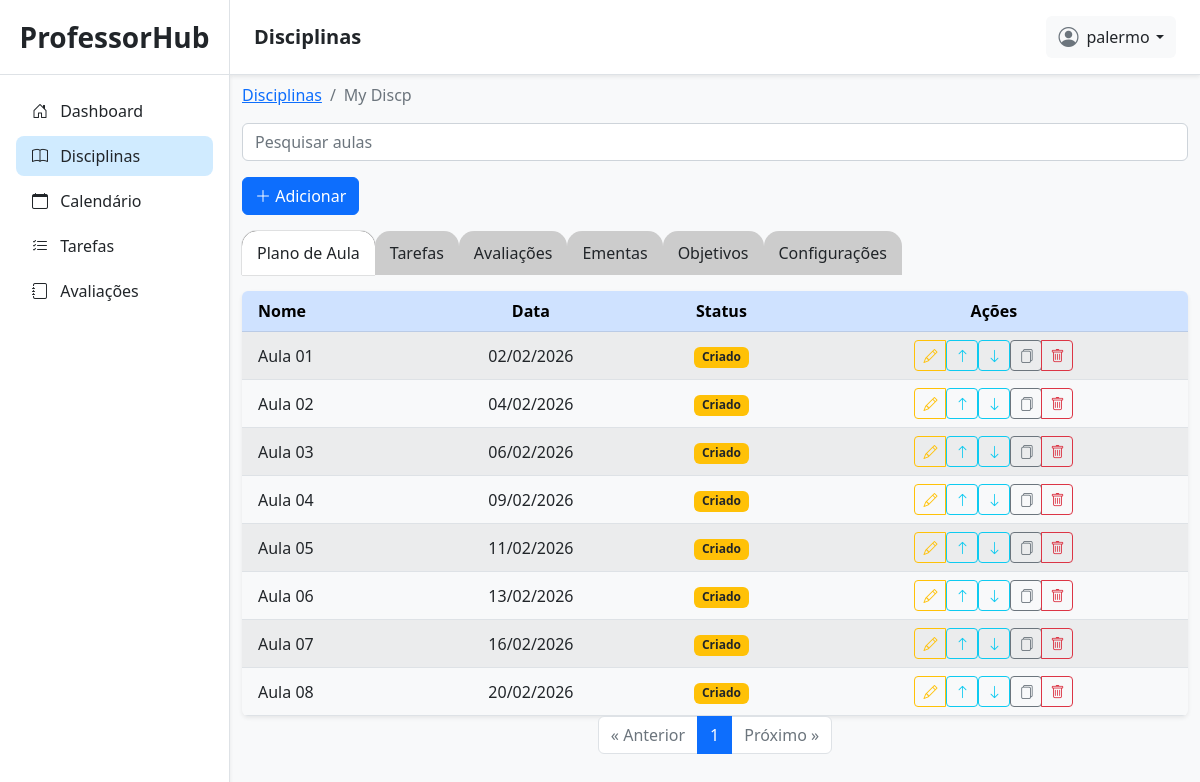
The page /disciplinas/36/planos/ (signed in) on the database as committed earlier.
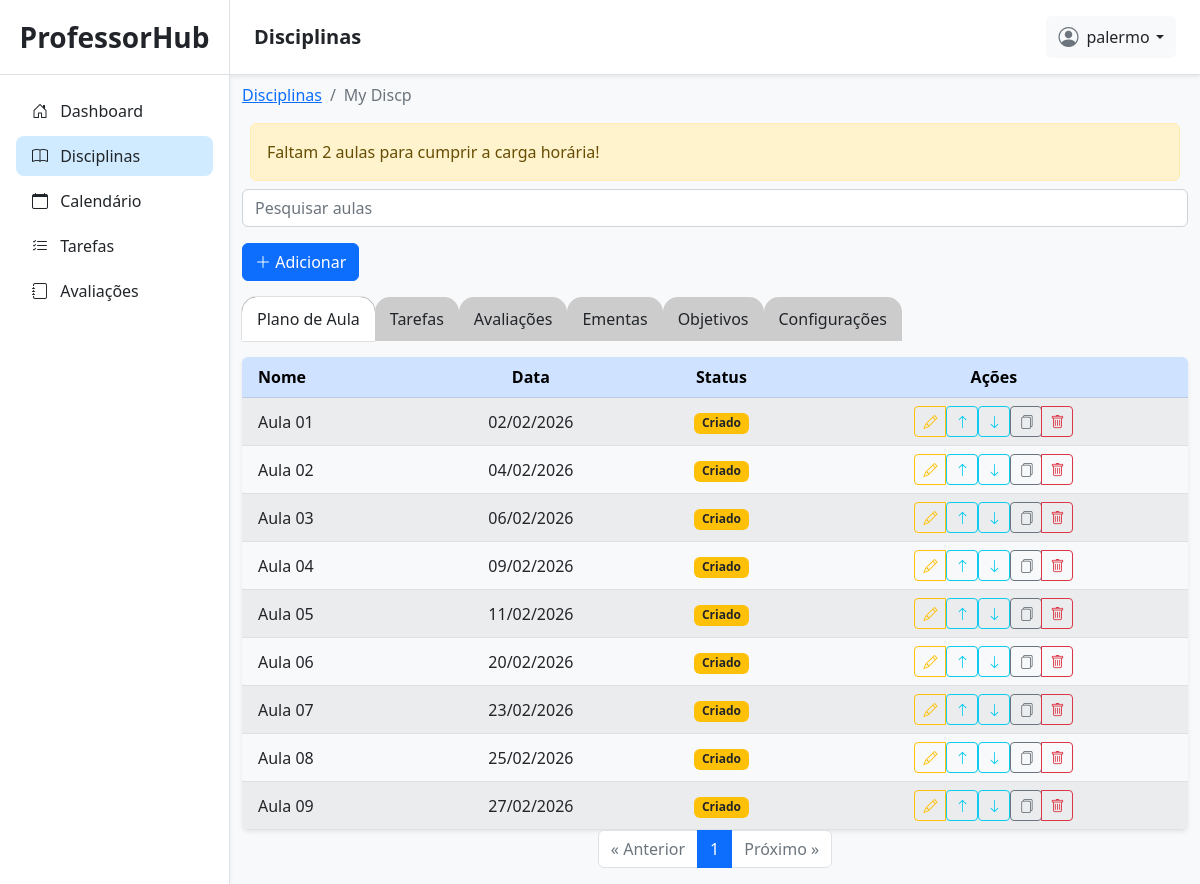
The same page on the database as committed later.
### planner/models.py (models this page shows, shortened)
class PlanoAula(models.Model):
    STATUS_CHOICES = [
        ('pendente', 'Pendente'),
        ('criado', 'Criado'),
        ('nao_planejada', 'Não planejada'),
        ('planejada', 'Planejada'),
        ('material_em_desenvolvimento', 'Material em desenvolvimento'),
        ('material_concluido', 'Material concluído'),
    ]
    disciplina = models.ForeignKey(Disciplina, on_delete=models.CASCADE, related_name='planos')
    data = models.DateField()
    titulo = models.CharField(max_length=100)
    objetivos = models.TextField(default='')
    conteudos = models.TextField(default='')
    status = models.CharField(max_length=50, choices=STATUS_CHOICES, default='criado')
    num_aulas = models.PositiveIntegerField(default=2)

class Disciplina(models.Model):
    PERIODO = [
        ('semestral', 'semestral'),
        ('anual', 'anual'),
    ]
    user = models.ForeignKey(User, on_delete=models.CASCADE, related_name='disciplinas')
    calendario = models.ForeignKey(CalendarioLetivo, on_delete=models.CASCADE, related_name='disciplinas')
    nome = models.CharField(max_length=100)
    periodo = models.CharField(max_length=20, choices=PERIODO)
    carga_horaria = models.PositiveIntegerField()
    aviso = models.CharField(max_length=100, default='')

### planner/views.py (the view, shortened to what this page needs)
# urls.py: path('disciplinas/<int:id>/planos/', disciplina_planos, name='disciplina_planos'),
@login_required(login_url='/login/')
def disciplina_planos(request, id):
    disciplina = get_object_or_404(Disciplina, id=id, user=request.user)
    aulas = disciplina.planos.all().order_by('data')
    paginator = Paginator(aulas, 10)
    page_number = request.GET.get('page-aulas', 1)
    aulas_page = paginator.get_page(page_number)
    dias_selecionados = get_dias_aula_na_semana_disciplina(disciplina)
    aulas_dias_selecionados = disciplina.planos.values_list('num_aulas', flat=True)
    dias = {
        'segunda': 0,
        'terca': 0,
        'quarta': 0,
        'quinta': 0,
        'sexta': 0,
    }
    for dia, num_aulas in zip(dias_selecionados, aulas_dias_selecionados):
        dias[dia] = num_aulas
    criar_aviso_se_faltar_aulas(disciplina)
    return render(request, 'planner/disciplinas/disciplina_planos.html', {
        'disciplina': disciplina,
        'aulas': aulas_page
    })

### planner/views.py (called while the page is built)
def calcular_num_aulas_faltantes(disciplina):
    total = disciplina.carga_horaria
    aulas_criadas = PlanoAula.objects.filter(
        disciplina=disciplina,
    ).aggregate(num_aulas=Sum('num_aulas'))['num_aulas'] or 0
    print('total:', total)
    print('aulas_criadas:', aulas_criadas)
    aulas_faltantes = total - aulas_criadas
    nome = f'[{disciplina.nome}]'
    carga = f'total={total:02}'
    print(f'[{str(disciplina.pk).rjust(2)}] | {nome.ljust(15)} | {carga:02}h | {aulas_criadas:02} | -> faltam {aulas_faltantes} aula(s)')
    return aulas_faltantes

def criar_aviso_se_faltar_aulas(disciplina):
    aulas_faltantes = calcular_num_aulas_faltantes(disciplina)
    mensagem = ''
    if aulas_faltantes > 0:
        mensagem = f"Faltam {aulas_faltantes} aula{'s' if aulas_faltantes != 1 else ''} para cumprir a carga horária!"
    if aulas_faltantes > 0:
        if not disciplina.aviso:
            disciplina.aviso = mensagem
            disciplina.save()
    else:
        print('tudo ok aulas')
        disciplina.aviso = ''
        disciplina.save()

### planner/templates/planner/disciplinas/disciplina_planos.html (shortened to what the changed rows need)
{% extends 'planner/base.html' %}
{% load static %}
{% block content %}
<div class="container my-2">
    <nav aria-label="breadcrumb">
        <ol class="breadcrumb">
            <li class="breadcrumb-item"><a href="{% url 'disciplinas' %}">Disciplinas</a></li>
            <li class="breadcrumb-item active" aria-current="page">{{ disciplina.nome }}</li>
        </ol>
    </nav>
    {% if disciplina.aviso %}
        <div class="alert alert-warning m-2" role="alert">
            {{ disciplina.aviso }}
        </div>
    {% endif %}
    <form class="mb-3">
        <div class="d-flex gap-3 flex-wrap align-items-center">
        </div>
    </form>
    <div class="abas-disciplinas">
        <div class="aba active">
        </div>
        <div class="aba">
        </div>
        <div class="aba">
        </div>
        <div class="aba">
        </div>
        <div class="aba">
        </div>
        <div class="aba">
        </div>
    </div>
    <div class="table-responsive mt-3 shadow-sm rounded">
        <table class="table table-striped table-hover mb-0">
            <thead class="table-primary text-center align-middle">
                <tr>
                    <th scope="col" class="text-start ps-3">Nome</th>
                    <th scope="col" class="text-center">Data</th>
                    <th scope="col" class="text-center">Status</th>
                    <th scope="col" class="text-center">Ações</th>
                </tr>
            </thead>
            <tbody class="align-middle">
                {% for aula in aulas %}
                <tr>
                    <td class="text-start ps-3">{{ aula.titulo }}</td>
                    <td class="text-center">{{ aula.data|date:'d/m/Y' }}</td>
                    <td class="text-center">
                        {% if aula.status == 'pendente' %}
                            <span class="badge bg-danger">{{ aula.get_status_display }}</span>
                        {% elif aula.status == 'criado' %}
                            <span class="badge bg-warning text-dark">{{ aula.get_status_display }}</span>
                        {% elif aula.status == 'nao_planejada' %}
                            <span class="badge bg-secondary">{{ aula.get_status_display }}</span>
                        {% elif aula.status == 'planejada' %}
                            <span class="badge bg-info text-dark">{{ aula.get_status_display }}</span>
                        {% elif aula.status == 'material_em_desenvolvimento' %}
                            <span class="badge bg-primary">{{ aula.get_status_display }}</span>
                        {% elif aula.status == 'material_concluido' %}
                            <span class="badge bg-success">{{ aula.get_status_display }}</span>
                        {% endif %}
                    </td>
                    <td class="text-center">
                        <div class="btn-group btn-group-sm" role="group">
                            <button
                                class="btn btn-outline-warning btnEditarPlano"
                                data-bs-toggle="modal"
                                data-bs-target="#modalEditarPlano"
                                data-id="{{ aula.id }}"
                                data-titulo="{{ aula.titulo }}"
                                data-disciplina-id="{{ disciplina.id }}"
                                data-objetivo="{{ aula.objetivos }}"
                                data-conteudo="{{ aula.conteudos }}"
                                data-status="{{ aula.status }}"
                                data-data="{{ aula.data|date:'Y-m-d' }}"
                                title="Editar plano">
                                <i class="bi bi-pencil"></i>
                            </button>
                            <form method="post" action="{% url 'disciplina_planos_swap' disciplina.id aula.id 'up' %}" style="display: inline;">
                                <button
                                    type="submit"
                                    class="btn btn-outline-info btn-sm"
                                    title="Mover para cima">
                                    <i class="bi bi-arrow-up"></i>
                                </button>
                            </form>
                            <form method="post" action="{% url 'disciplina_planos_swap' disciplina.id aula.id 'down' %}" style="display: inline;">
                                <button
                                    type="submit"
                                    class="btn btn-outline-info btn-sm"
                                    title="Mover para baixo">
                                    <i class="bi bi-arrow-down"></i>
                                </button>
                            </form>
                            <form method="post" action="{% url 'disciplina_planos_duplicar' disciplina.id aula.id %}" style="display: inline;">
                                <button
                                    type="submit"
                                    class="btn btn-outline-secondary btn-sm"
                                    title="Duplicar plano">
                                    <i class="bi bi-files"></i>
                                </button>
                            </form>
                            <button
                                class="btn btn-outline-danger btnExcluirPlano"
                                data-bs-toggle="modal"
                                data-bs-target="#modalExcluirPlano"
                                data-id="{{ aula.id }}"
                                data-titulo="{{ aula.titulo }}"
                                data-disciplina-id="{{ disciplina.id }}"
                                title="Excluir plano">
                                <i class="bi bi-trash"></i>
                            </button>
                        </div>
                    </td>
                </tr>
                {% endfor %}
            </tbody>
        </table>
    </div>
    <nav aria-label="Page navigation">
        <ul class="pagination justify-content-center">
            {% for num in aulas.paginator.page_range %}
            {% if num == aulas.number %}
            <li class="page-item active" aria-current="page">
                <span class="page-link">{{ num }}</span>
            </li>
            {% else %}
            <li class="page-item">
                <a class="page-link" href="?page-aulas={{ num }}">{{ num }}</a>
            </li>
            {% endif %}
            {% endfor %}
        </ul>
    </nav>
</div>
{% endblock %}

Rows that differ between the two databases and show on the page:
changed Disciplina "My Discp": aviso (not shown) → "Faltam 2 aulas para cumprir a carga horária!"
changed PlanoAula "Aula 06": data "13/02/2026" → "20/02/2026"
changed PlanoAula "Aula 07": data "16/02/2026" → "23/02/2026"
changed PlanoAula "Aula 08": data "20/02/2026" → "25/02/2026"
added PlanoAula: titulo "Aula 09", data "27/02/2026", status "Criado"
